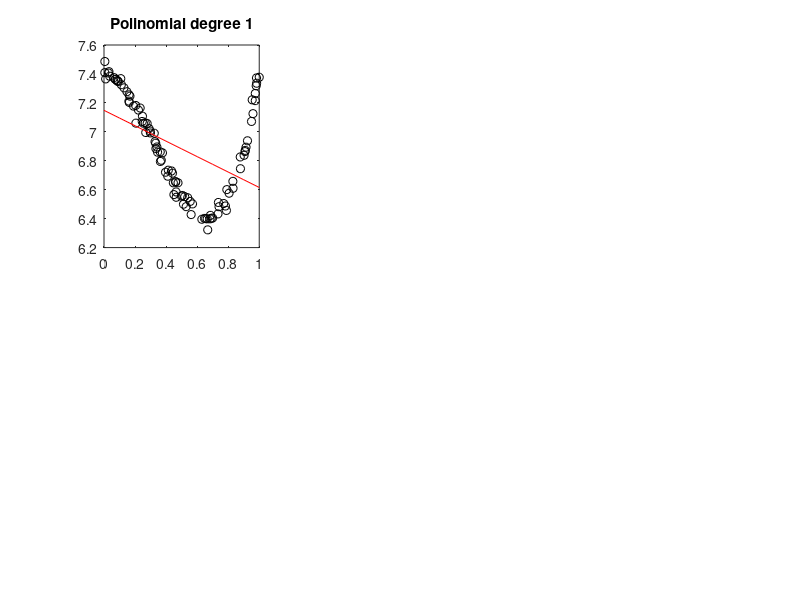

This figure's MATLAB source: (Note: this script raises an error after producing the figure.)
clear, close, clc

rand('seed',0);
randn('seed',0);
x=rand(1,100);
y=exp(x.^3-x.^2+0.01*x+2)+0.04*randn(size(x));
x=x';   y=y';
figure;

%Polonomial degree 1.
A=[x, ones(size(x))];
coefs=inv(A'*A)*A'*y;
xr=0:0.1:1;
yr=coefs(1)*xr+coefs(2);
subplot(2,3,1);
plot(x,y,'ko'),hold on;
plot(xr,yr,'r'),title('Polinomial degree 1'), hold off;
%Simple validation.
xtrn=x(1:70);
ytrn=y(1:70);
xtst=x(70:100);
ytst=y(70:100);
A=[xtrn, ones(size(xtrn))];
coefs=inv(A'*A)*A'*ytrn;
yest=coefs(1)*xtst+coefs(2);
SimpleError(1)=sum((ytst-yest).^2)/length(xtst);
%Random sampling.
RandomError(1)=0;
for j=1:100
    [x,y]=shuffle(x,y);
    xtrn=x(1:length(x)/2);
    ytrn=y(1:length(x)/2);
    xtst=x(length(x)/2+1:end);
    ytst=y(length(x)/2+1:end);
  
    A=[xtrn,ones(size(xtrn))];
    coefs=inv(A'*A)*A'*ytrn;

    yest=coefs(1)*xtst+coefs(2);
    RandomError(1)=RandomError(1)+sum((ytst-yest).^2)/length(xtst);
end
RandomError(1)=RandomError(1)/100;

%Polinomial degree 2.
A=[x.^2, x, ones(size(x))];
coefs=inv(A'*A)*A'*y;
xr=0:0.1:1;
yr=coefs(1)*xr.^2+coefs(2)*xr+coefs(3);
subplot(2,3,2);
plot(x,y,'ko'),hold on;
plot(xr,yr,'r'),title('Polinomial degree 2'), hold off;
%Simple validation.
xtrn=x(1:70);
ytrn=y(1:70);
xtst=x(70:100);
ytst=y(70:100);
A=[xtrn.^2, xtrn, ones(size(xtrn))];
coefs=inv(A'*A)*A'*ytrn;
yest=coefs(1)*xtst.^2+coefs(2)*xtst+coefs(3);
SimpleError(2)=sum((ytst-yest).^2)/length(xtst);
%Random Sampling.
RandomError(2)=0;
for j=1:100
    [x,y]=shuffle(x,y);
    xtrn=x(1:length(x)/2);
    ytrn=y(1:length(x)/2);
    xtst=x(length(x)/2+1:end);
    ytst=y(length(x)/2+1:end);
  
    A=[xtrn.^2, xtrn, ones(size(xtrn))];
    coefs=inv(A'*A)*A'*ytrn;

    yest=coefs(1)*xtst.^2+coefs(2)*xtst+coefs(3);
    RandomError(2)=RandomError(2)+sum((ytst-yest).^2)/length(xtst);
end
RandomError(2)=RandomError(2)/100;

%Polinomial degree 3.
A=[x.^3, x.^2, x, ones(size(x))];
coefs=inv(A'*A)*A'*y;
xr=0:0.1:1;
yr=coefs(1)*xr.^3+coefs(2)*xr.^2+coefs(3)*xr+coefs(4);
subplot(2,3,3);
plot(x,y,'ko'),hold on;
plot(xr,yr,'r'),title('Polinomial degree 3'), hold off;
%Simple validation.
xtrn=x(1:70);
ytrn=y(1:70);
xtst=x(70:100);
ytst=y(70:100);
A=[xtrn.^3, xtrn.^2, xtrn, ones(size(xtrn))];
coefs=inv(A'*A)*A'*ytrn;
yest=coefs(1)*xtst.^3+coefs(2)*xtst.^2+coefs(3)*xtst+coefs(4);
SimpleError(3)=sum((ytst-yest).^2)/length(xtst);
%Random Sampling.
RandomError(3)=0;
for j=1:100
    [x,y]=shuffle(x,y);
    xtrn=x(1:length(x)/2);
    ytrn=y(1:length(x)/2);
    xtst=x(length(x)/2+1:end);
    ytst=y(length(x)/2+1:end);
  
    A=[xtrn.^3, xtrn.^2, xtrn, ones(size(xtrn))];
    coefs=inv(A'*A)*A'*ytrn;

    yest=coefs(1)*xtst.^3+coefs(2)*xtst.^2+coefs(3)*xtst+coefs(4);
    RandomError(3)=RandomError(3)+sum((ytst-yest).^2)/length(xtst);
end
RandomError(3)=RandomError(3)/100;

%A linear model as y=a+bx+cx2+dx3+e*sin(x).
A=[sin(x), x.^3, x.^2, x, ones(size(x))];
coefs=inv(A'*A)*A'*y;
xr=0:0.1:1;
yr=coefs(1)*sin(xr)+coefs(2)*xr.^3+coefs(3)*xr.^2+coefs(4)*xr+coefs(5);
subplot(2,2,3);
plot(x,y,'ko'),hold on;
plot(xr,yr,'r'),title('Model y=a+bx+cx2+dx3+e*sin(x)'), hold off;
%Simple validation.
xtrn=x(1:70);
ytrn=y(1:70);
xtst=x(70:100);
ytst=y(70:100);
A=[sin(xtrn), xtrn.^3, xtrn.^2, xtrn, ones(size(xtrn))];
coefs=inv(A'*A)*A'*ytrn;
yest=coefs(1)*sin(xtst)+coefs(2)*xtst.^3+coefs(3)*xtst.^2+coefs(4)*xtst+coefs(5);
SimpleError(4)=sum((ytst-yest).^2)/length(xtst);
%Random Sampling.
RandomError(4)=0;
for j=1:100
    [x,y]=shuffle(x,y);
    xtrn=x(1:length(x)/2);
    ytrn=y(1:length(x)/2);
    xtst=x(length(x)/2+1:end);
    ytst=y(length(x)/2+1:end);
  
    A=[sin(xtrn), xtrn.^3, xtrn.^2, xtrn, ones(size(xtrn))];
    coefs=inv(A'*A)*A'*ytrn;

    yest=coefs(1)*sin(xtst)+coefs(2)*xtst.^3+coefs(3)*xtst.^2+coefs(4)*xtst+coefs(5);
    RandomError(4)=RandomError(4)+sum((ytst-yest).^2)/length(xtst);
end
RandomError(4)=RandomError(4)/100;

%A linear model as y=a+bx+cx2+dx3+e*sin(x)+f*sin(x).
A=[ones(size(x)),x,x.^2,x.^3,sin(x),sin(x)];
coefs=pinv(A)*y;
xr=[0:0.01:1];
yr=coefs(1)+coefs(2)*xr+coefs(3)*xr.^2+coefs(4)*xr.^3+coefs(5)*sin(xr)+coefs(6)*sin(xr);
subplot(2,2,4);
plot(x,y,'ko'),hold on;
plot(xr,yr,'r'),title('Model y=a+bx+cx2+dx3+e*sin(x)+f*sin(x)'), hold off;
%Simple validation.
xtrn=x(1:70);
ytrn=y(1:70);
xtst=x(70:100);
ytst=y(70:100);
A=[ones(size(xtrn)),xtrn,xtrn.^2,xtrn.^3,sin(xtrn),sin(xtrn)];
coefs=inv(A'*A)*A'*ytrn;
yest=coefs(1)+coefs(2)*xtst+coefs(3)*xtst.^2+coefs(4)*xtst.^3+coefs(5)*sin(xtst)+coefs(6)*sin(xtst);
SimpleError(5)=sum((ytst-yest).^2)/length(xtst);
%Random Sampling.
RandomError(5)=0;
for j=1:100
    [x,y]=shuffle(x,y);
    xtrn=x(1:length(x)/2);
    ytrn=y(1:length(x)/2);
    xtst=x(length(x)/2+1:end);
    ytst=y(length(x)/2+1:end);
  
    A=[ones(size(xtrn)),xtrn,xtrn.^2,xtrn.^3,sin(xtrn),sin(xtrn)];
    coefs=inv(A'*A)*A'*ytrn;

    yest=coefs(1)+coefs(2)*xtst+coefs(3)*xtst.^2+coefs(4)*xtst.^3+coefs(5)*sin(xtst)+coefs(6)*sin(xtst);
    RandomError(5)=RandomError(5)+sum((ytst-yest).^2)/length(xtst);
end
RandomError(5)=RandomError(5)/100;

%Print error.
figure;
subplot(1,2,1),plot(SimpleError,'mo-'),title('Simple validation');
subplot(1,2,2),plot(RandomError,'mo-'),title('Random validation');